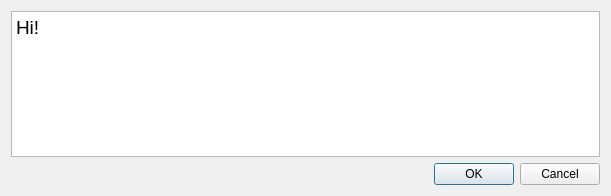
<?xml version="1.0" encoding="UTF-8"?>
<ui version="4.0">
 <class>CSimpleDialogBase</class>
 <widget class="QDialog" name="CSimpleDialogBase">
  <property name="geometry">
   <rect>
    <x>0</x>
    <y>0</y>
    <width>611</width>
    <height>196</height>
   </rect>
  </property>
  <property name="windowTitle">
   <string>Dialog</string>
  </property>
  <layout class="QGridLayout" name="gridLayout_2">
   <item row="0" column="0">
    <widget class="QPlainTextEdit" name="m_plainTextEdit">
     <property name="font">
      <font>
       <family>Arial</family>
       <pointsize>14</pointsize>
      </font>
     </property>
     <property name="plainText">
      <string>Hi!</string>
     </property>
    </widget>
   </item>
   <item row="1" column="0">
    <layout class="QHBoxLayout" name="horizontalLayout_2">
     <item>
      <spacer name="horizontalSpacer_2">
       <property name="orientation">
        <enum>Qt::Horizontal</enum>
       </property>
       <property name="sizeHint" stdset="0">
        <size>
         <width>40</width>
         <height>20</height>
        </size>
       </property>
      </spacer>
     </item>
     <item>
      <widget class="QDialogButtonBox" name="buttonBox">
       <property name="orientation">
        <enum>Qt::Horizontal</enum>
       </property>
       <property name="standardButtons">
        <set>QDialogButtonBox::Cancel|QDialogButtonBox::Ok</set>
       </property>
      </widget>
     </item>
    </layout>
   </item>
  </layout>
 </widget>
 <resources/>
 <connections>
  <connection>
   <sender>buttonBox</sender>
   <signal>accepted()</signal>
   <receiver>CSimpleDialogBase</receiver>
   <slot>accept()</slot>
   <hints>
    <hint type="sourcelabel">
     <x>248</x>
     <y>254</y>
    </hint>
    <hint type="destinationlabel">
     <x>157</x>
     <y>274</y>
    </hint>
   </hints>
  </connection>
  <connection>
   <sender>buttonBox</sender>
   <signal>rejected()</signal>
   <receiver>CSimpleDialogBase</receiver>
   <slot>reject()</slot>
   <hints>
    <hint type="sourcelabel">
     <x>316</x>
     <y>260</y>
    </hint>
    <hint type="destinationlabel">
     <x>286</x>
     <y>274</y>
    </hint>
   </hints>
  </connection>
 </connections>
</ui>
